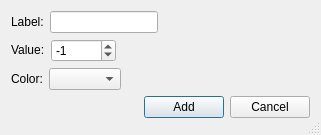
<?xml version="1.0" encoding="UTF-8"?>
<ui version="4.0">
 <class>AwAddPredefinedMarkerUi</class>
 <widget class="QDialog" name="AwAddPredefinedMarkerUi">
  <property name="geometry">
   <rect>
    <x>0</x>
    <y>0</y>
    <width>321</width>
    <height>135</height>
   </rect>
  </property>
  <property name="windowTitle">
   <string>Add predefined marker</string>
  </property>
  <property name="windowIcon">
   <iconset resource="../../resources/AnyWave.qrc">
    <normaloff>:/images/AnyWave_icon.png</normaloff>:/images/AnyWave_icon.png</iconset>
  </property>
  <property name="sizeGripEnabled">
   <bool>true</bool>
  </property>
  <property name="modal">
   <bool>true</bool>
  </property>
  <layout class="QGridLayout" name="gridLayout">
   <item row="0" column="0">
    <layout class="QVBoxLayout" name="verticalLayout">
     <item>
      <layout class="QHBoxLayout" name="horizontalLayout">
       <item>
        <widget class="QLabel" name="label">
         <property name="sizePolicy">
          <sizepolicy hsizetype="Preferred" vsizetype="Fixed">
           <horstretch>0</horstretch>
           <verstretch>0</verstretch>
          </sizepolicy>
         </property>
         <property name="text">
          <string>Label:</string>
         </property>
        </widget>
       </item>
       <item>
        <widget class="QLineEdit" name="lineEditLabel">
         <property name="sizePolicy">
          <sizepolicy hsizetype="Preferred" vsizetype="Fixed">
           <horstretch>0</horstretch>
           <verstretch>0</verstretch>
          </sizepolicy>
         </property>
        </widget>
       </item>
       <item>
        <spacer name="horizontalSpacer">
         <property name="orientation">
          <enum>Qt::Horizontal</enum>
         </property>
         <property name="sizeHint" stdset="0">
          <size>
           <width>40</width>
           <height>20</height>
          </size>
         </property>
        </spacer>
       </item>
      </layout>
     </item>
     <item>
      <layout class="QHBoxLayout" name="horizontalLayout_2">
       <item>
        <widget class="QLabel" name="label_2">
         <property name="sizePolicy">
          <sizepolicy hsizetype="Preferred" vsizetype="Fixed">
           <horstretch>0</horstretch>
           <verstretch>0</verstretch>
          </sizepolicy>
         </property>
         <property name="text">
          <string>Value:</string>
         </property>
        </widget>
       </item>
       <item>
        <widget class="QSpinBox" name="spinBoxValue">
         <property name="sizePolicy">
          <sizepolicy hsizetype="Preferred" vsizetype="Fixed">
           <horstretch>0</horstretch>
           <verstretch>0</verstretch>
          </sizepolicy>
         </property>
         <property name="minimum">
          <number>-32768</number>
         </property>
         <property name="maximum">
          <number>32768</number>
         </property>
         <property name="singleStep">
          <number>1</number>
         </property>
         <property name="value">
          <number>-1</number>
         </property>
        </widget>
       </item>
       <item>
        <spacer name="horizontalSpacer_2">
         <property name="orientation">
          <enum>Qt::Horizontal</enum>
         </property>
         <property name="sizeHint" stdset="0">
          <size>
           <width>40</width>
           <height>20</height>
          </size>
         </property>
        </spacer>
       </item>
      </layout>
     </item>
     <item>
      <layout class="QHBoxLayout" name="horizontalLayout_4">
       <item>
        <widget class="QLabel" name="label_3">
         <property name="text">
          <string>Color:</string>
         </property>
        </widget>
       </item>
       <item>
        <widget class="QComboBox" name="comboBoxColor"/>
       </item>
       <item>
        <spacer name="horizontalSpacer_4">
         <property name="orientation">
          <enum>Qt::Horizontal</enum>
         </property>
         <property name="sizeHint" stdset="0">
          <size>
           <width>40</width>
           <height>20</height>
          </size>
         </property>
        </spacer>
       </item>
      </layout>
     </item>
     <item>
      <layout class="QHBoxLayout" name="horizontalLayout_3">
       <item>
        <spacer name="horizontalSpacer_3">
         <property name="orientation">
          <enum>Qt::Horizontal</enum>
         </property>
         <property name="sizeHint" stdset="0">
          <size>
           <width>40</width>
           <height>20</height>
          </size>
         </property>
        </spacer>
       </item>
       <item>
        <widget class="QPushButton" name="pushButton">
         <property name="sizePolicy">
          <sizepolicy hsizetype="Preferred" vsizetype="Fixed">
           <horstretch>0</horstretch>
           <verstretch>0</verstretch>
          </sizepolicy>
         </property>
         <property name="text">
          <string>Add</string>
         </property>
        </widget>
       </item>
       <item>
        <widget class="QPushButton" name="pushButton_2">
         <property name="sizePolicy">
          <sizepolicy hsizetype="Preferred" vsizetype="Fixed">
           <horstretch>0</horstretch>
           <verstretch>0</verstretch>
          </sizepolicy>
         </property>
         <property name="text">
          <string>Cancel</string>
         </property>
        </widget>
       </item>
      </layout>
     </item>
     <item>
      <spacer name="verticalSpacer">
       <property name="orientation">
        <enum>Qt::Vertical</enum>
       </property>
       <property name="sizeHint" stdset="0">
        <size>
         <width>20</width>
         <height>40</height>
        </size>
       </property>
      </spacer>
     </item>
    </layout>
   </item>
  </layout>
 </widget>
 <layoutdefault spacing="6" margin="11"/>
 <resources>
  <include location="../../resources/AnyWave.qrc"/>
 </resources>
 <connections>
  <connection>
   <sender>pushButton</sender>
   <signal>clicked()</signal>
   <receiver>AwAddPredefinedMarkerUi</receiver>
   <slot>accept()</slot>
   <hints>
    <hint type="sourcelabel">
     <x>174</x>
     <y>77</y>
    </hint>
    <hint type="destinationlabel">
     <x>76</x>
     <y>76</y>
    </hint>
   </hints>
  </connection>
  <connection>
   <sender>pushButton_2</sender>
   <signal>clicked()</signal>
   <receiver>AwAddPredefinedMarkerUi</receiver>
   <slot>reject()</slot>
   <hints>
    <hint type="sourcelabel">
     <x>246</x>
     <y>78</y>
    </hint>
    <hint type="destinationlabel">
     <x>237</x>
     <y>25</y>
    </hint>
   </hints>
  </connection>
 </connections>
</ui>
